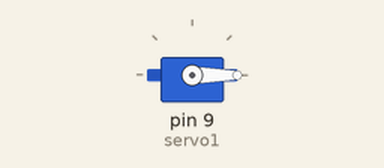
The sketch below on a simulated Arduino Uno, built with avr-gcc and run on an emulated ATmega328P. Shown: servo.

Above: at 0.05 s.
At 0.65 s:
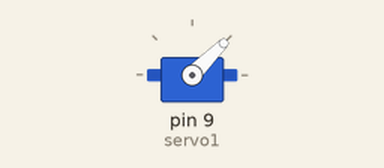
At 1.25 s:
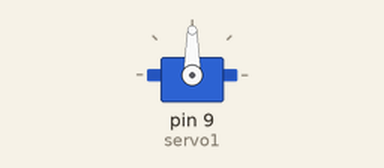
At 2.5 s:
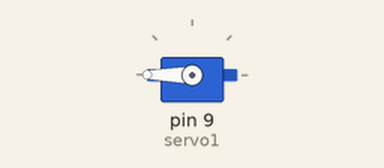
Timing chart, 0 to 5.8 s (numbered marks = the images above):
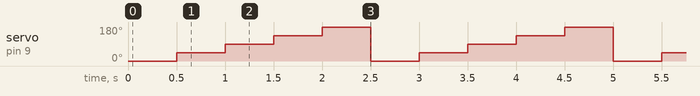

Measured:
- by itself, servo on pin 9 (servo1): repeats every 2.5 s: 90° 0.50 s, 135° 0.50 s, 180° 0.50 s, 0° 0.50 s, 45° 0.50 s

The sketch:

servo_w_library.ino
```cpp
#include <Servo.h>

Servo servo1;

void setup() {
  servo1.attach(9);
}

void loop() {
  for(int i = 0; i<=180; i+=45){
    servo1.write(i);
    delay(500);
  }
}
```
